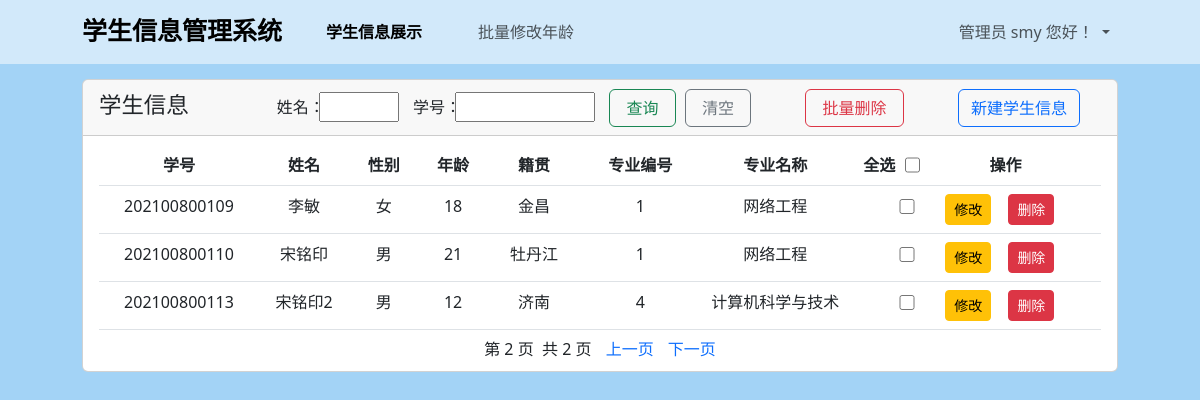
The page /?page=2&name=&id= (signed in) on the database its author committed.
### tables this page shows
CREATE TABLE student(
        id INT PRIMARY KEY     NOT NULL,
        name       VARCHAR(50) NOT NULL,
        sex        CHAR(2)     NOT NULL,
        age        INT         NOT NULL,
        origin     VARCHAR(50) NOT NULL,
        profession_id int NOT NULL
        );

CREATE TABLE "profession"(id INT,name TEXT);

### main.py (the view, shortened to what this page needs)
@app.route("/", methods=["GET"])
def home():
    if not CheckLogin():
        return redirect(url_for("login"))
    select_condition = {}
    strWhere = []
    if "name" in request.args:
        name = request.args["name"]
        select_condition["name"] = name
        if name != "":
            strWhere.append("s.name like '%%%s%%'" % name)
    if "id" in request.args:
        ID = request.args["id"]
        select_condition["id"] = ID
        if ID != "":
            strWhere.append("s.id like '%%%s%%'" % ID)
    sql = """SELECT count(*) count FROM student s"""
    if len(strWhere) > 0:
        sql = sql + " where " + " and ".join(strWhere) + ";"
    count, _ = selectData(conn, sql)
    total_page_number = math.ceil(count[0]["count"] / 9 - 1) + 1
    page_number = "1"
    if "page" in request.args:
        page = request.args["page"]
        if int(page) <= 0:
            page_number = 1
            page = ""
        elif int(page) > total_page_number:
            page = str(total_page_number)
        if page != "":
            page_number = page
            sql = """SELECT s.*,p.name profession_name
                     FROM student s INNER JOIN profession p
                     ON s.profession_id = p.id
                     %s
                     ORDER BY s.id
                     LIMIT 9 %s;""" % (
                ("where " + " and ".join(strWhere)) if (len(strWhere) > 0) else "",
                "OFFSET " + str(9 * (int(page) - 1)) if (int(page) > 0) else "",
            )
    students, fields = selectData(conn, sql)
    if "template" in request.args:
        template_name = request.args["template"]
        if template_name == "update_index":
            return render_template(
                "update_index.html",
                total_page_number=total_page_number,
                students=students,
                username=session["username"],
                page_number=page_number,
                select_condition=select_condition,
                fields=fields,
                updateAges=request.args.get("updateAges"),
                error_message=request.args.get("error_message"),
            )
    else:
        return render_template(
            "index.html",
            total_page_number=total_page_number,
            students=students,
            username=session["username"],
            page_number=page_number,
            select_condition=select_condition,
            error_message=request.args.get("error_message"),
        )

### dbOperations.py (called while the page is built)
def selectData(conn, sql):
    cursor = conn.cursor()
    cursor.execute(sql)
    fields = []  # 表中所有的字段
    for column in cursor.description:
        fields.append(column[0])
    result = cursor.fetchall()
    cursor.close()
    return result, fields

### main.py (called while the page is built)
def CheckLogin():
    if "username" in session:
        return True
    else:
        return False

### templates/index.html (shortened to what this page needs)
<!DOCTYPE html>
<html lang="zn">
<head>
    <link href="../static/bootstrap/5.3.0/css/bootstrap.min.css" rel="stylesheet">
</head>
<body>
<nav class="navbar navbar-expand-lg" style="background-color: #d2e9fa;">
    <div class="container">
        <span class="navbar-brand" id="brand">学生信息管理系统</span>
        <ul class="navbar-nav me-auto mb-2 mb-lg-0">
            <li class="nav-item my-item">
                <a class="nav-link active" role="button" href="/" id="navLink1" style="font-weight: bold">
                    学生信息展示
                </a>
            </li>
            <li class="nav-item my-item">
                <a class="nav-link" role="button" href="/?template=update_index" id="navLink2">
                    批量修改年龄
                </a>
            </li>
        </ul>
        <ul class="navbar-nav">
            <li class="nav-item dropdown">
                <a class="nav-link dropdown-toggle" href="#" role="button" data-bs-toggle="dropdown"
                   aria-expanded="false">
                    管理员 {{ username }} 您好！
                </a>
            </li>
        </ul>
    </div>
</nav>
<div class="container">
    <div class="row">
        <div class="col-12">
            <div class="card" style="margin-top:15px;">
                <div class="card-header">
                    <span class="title">学生信息</span>
                    <form style="display: inline-block; margin-left: 7vw; margin-right: 5px;">
                        <label for="name">姓名：</label>
                        <input type="text" name="name" id="name" value="{{ select_condition["name"] }}">
                        <label for="id">学号：</label>
                        <input name="id" id="id" value="{{ select_condition["id"] }}">
                        <button class="btn btn-outline-success" type="button" onclick="select()">&nbsp;查询&nbsp;
                        </button>
                    </form>
                    <button class="btn btn-outline-secondary" onclick="select_reset()" style="margin-right: 50px;">
                        &nbsp;清空&nbsp;
                    </button>
                    <button class="btn btn-outline-danger" style="margin-right: 50px;"
                            id="delete_selected_students_button">&nbsp;批量删除&nbsp;
                    </button>
                    <a href="/add" class="btn btn-outline-primary">新建学生信息</a>
                </div>
                <div class="card-body">
                    <table class="table table-hover" id="table_body">
                        <thead>
                        <tr>
                            <th>学号</th>
                            <th>姓名</th>
                            <th>性别</th>
                            <th>年龄</th>
                            <th>籍贯</th>
                            <th>专业编号</th>
                            <th>专业名称</th>
                            <th>
                                <span>操作</span>
                                <div style="width: 60px; float:left; position: relative; left: 5px;">
                                    <label for="selectAll" style="float:left; margin-right: 10px">全选</label>
                                    <input type="checkbox" id="selectAll"
                                           style="width: 15px; height: 24px; margin: 0; float:left;"
                                           autocomplete="off">
                                </div>
                            </th>
                        </tr>
                        </thead>
                        <tbody>
                        {% for student in students %}
                            <tr>
                                {% for value in student %}
                                    <td>{{ value }}</td>
                                {% endfor %}
                                <td>
                                    <input type="checkbox" class="my_checkbox" name="checkbox"
                                           id="checkbox{{ student["id"] }}" value="{{ student["id"] }}"
                                           style="width: 40px" autocomplete="off">
                                    <a href="/update?id={{ student["id"] }}" class="btn btn-warning btn-sm">修改</a>
                                    <button class="btn btn-danger btn-sm"
                                            data-bs-toggle="modal" data-bs-target="#confirm_modal_{{ student["id"] }}">
                                        删除
                                    </button>
                                </td>
                            </tr>
                        {% endfor %}
                        </tbody>
                    </table>
                    <div class="text-center" id="table_footer">
                        <span style="margin-right: 10px;">第 {{ page_number }} 页&nbsp;&nbsp;共 {{ total_page_number }} 页</span>
                        <a href="/?page={{ page_number|int - 1 }}&name={{ select_condition["name"] }}&id={{ select_condition["id"] }}"
                           style="margin-right: 10px;text-decoration: none;" id="lastPageLink">上一页</a>
                        <a href="/?page={{ page_number|int + 1 }}&name={{ select_condition["name"] }}&id={{ select_condition["id"] }}"
                           style="text-decoration: none;" id="nextPageLink">下一页</a>
                    </div>
                </div>
            </div>
        </div>
    </div>
</div>
</body>
</html>

### templates/index.html (style rules this page uses)
body { background: #a3d3f6; }
.title { font-size: 140%; }
.container { max-width: 1060px; }
tbody tr td:last-child a { text-decoration: none; }
tbody tr td:last-child button { margin-left: 13px; }
tbody tr { text-align: center; }
thead tr { text-align: center; }
thead tr th:nth-child(1) { width: 160px; }
thead tr th:nth-child(2) { width: 90px; }
thead tr th:nth-child(6) { width: 120px; }
thead tr th:nth-child(7) { width: 150px; }
.my-item { margin: auto 20px; }
input { width: 140px; margin-left: -10px; margin-right: 10px; }
#brand { font-family: "楷体", serif; font-weight: bold; font-size: 25px; }
#table_footer { height: 2px; position: relative; top: -16px; }
#table_body { position: relative; top: -7px; }
.my_checkbox { width: 15px; height: 15px; }
#name { width: 80px; }

### rows shown on the page
student: id "202100800109", name "李敏", student "女" "18" "1", origin "金昌"
profession: name "网络工程"
student: id "202100800110", name "宋铭印", student "男" "21" "1", origin "牡丹江"
student: id "202100800113", name "宋铭印2", student "男" "12" "4", origin "济南"
profession: name "计算机科学与技术"

### other values the page prints
{{ username }} "smy"
{{ page_number }} "2"
{{ total_page_number }} "2"
